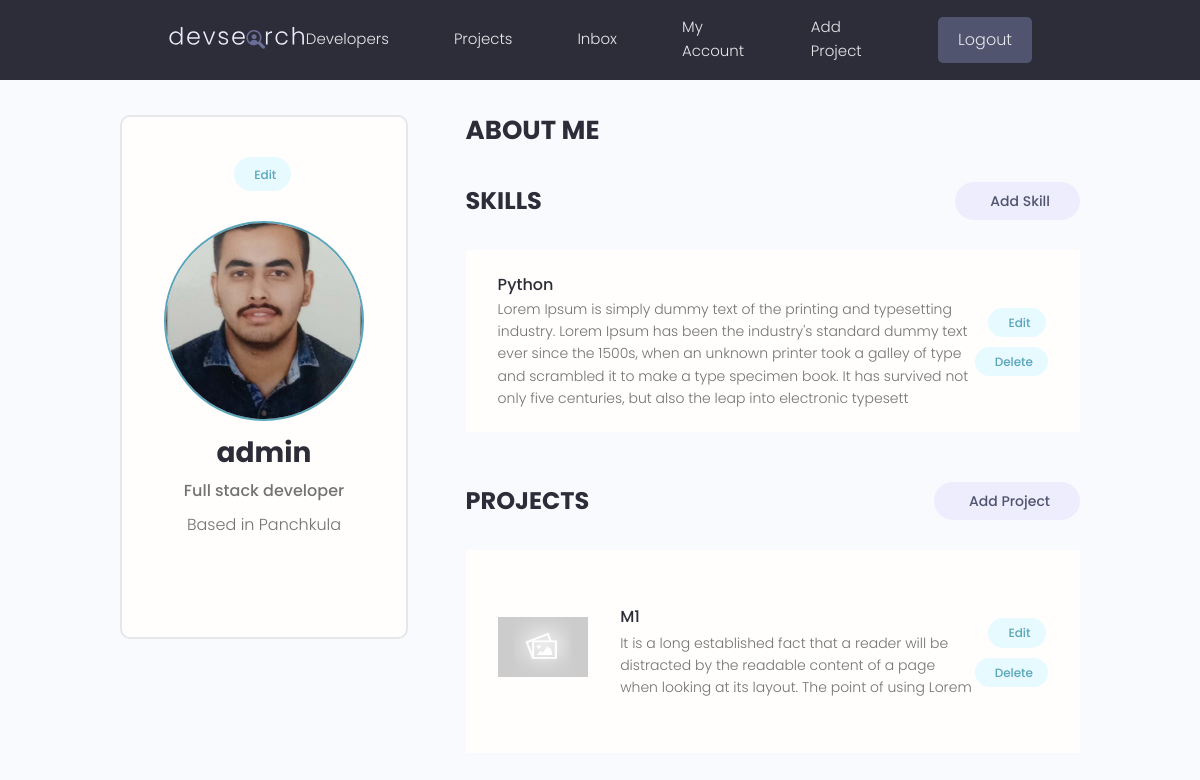
The app's page /users/account/ (signed in) with its own data.
### Accounts/models.py (models this page shows, shortened)
class Account(AbstractBaseUser,PermissionsMixin):
    email=models.EmailField(verbose_name='email',max_length=60,unique=True)
    name=models.CharField(max_length=30,unique=False)
    last_login=models.DateTimeField(verbose_name='last login' ,auto_now=True)
    is_admin=models.BooleanField(default=False)
    is_active=models.BooleanField(default=True)
    is_staff=models.BooleanField(default=False)
    is_superuser=models.BooleanField(default=False)
    email_confirmed=models.BooleanField(default=False)
    phone=PhoneNumberField(null=True,blank=True,unique=False,validators=[phone_regex])
    created= models.DateTimeField(verbose_name='created', auto_now_add=True)
    location = models.CharField(max_length=200, blank=True, null=True)
    short_intro = models.CharField(max_length=200, blank=True, null=True)
    bio = models.TextField(blank=True, null=True)
    profile_image = models.ImageField(
        null=True, blank=True, upload_to='profiles/', default="profiles/user-default.png")
    social_github = models.CharField(max_length=200, blank=True, null=True)
    social_twitter = models.CharField(max_length=200, blank=True, null=True)
    social_linkedin = models.CharField(max_length=200, blank=True, null=True)
    social_youtube = models.CharField(max_length=200, blank=True, null=True)
    social_website = models.CharField(max_length=200, blank=True, null=True)
    id = models.UUIDField(default=uuid.uuid4, unique=True,
                          primary_key=True, editable=False)
    objects=MyaccountManager()
    USERNAME_FIELD='email'
    REQUIRED_FIELDS=["name"]

class skill(models.Model):
    owner=models.ForeignKey(Account,null=True,blank=True,on_delete=models.CASCADE)
    name=models.TextField(max_length=30,unique=False)
    description=models.CharField(max_length=400, blank=True, null=True)
    created=models.DateTimeField(auto_now_add=True)
    id=models.UUIDField(default=uuid.uuid4,unique=True,primary_key=True,editable=False)

### projects/models.py (models this page shows, shortened)
class Project(models.Model):
    owner=models.ForeignKey(Account,null=True,blank=True,on_delete=models.SET_NULL)
    title = models.CharField(max_length=200)
    description = models.TextField(null=True, blank=True)
    featured_image = models.ImageField(
        null=True, blank=True, default="default.jpg")
    demo_link = models.CharField(max_length=2000, null=True, blank=True)
    source_link = models.CharField(max_length=2000, null=True, blank=True)
    tags = models.ManyToManyField('Tag', blank=True)                          #HERE "TAG " is used not Tag only as the other model defined is below it
    vote_total = models.IntegerField(default=0, null=True, blank=True)
    vote_ratio = models.IntegerField(default=0, null=True, blank=True)
    created = models.DateTimeField(auto_now_add=True)
    id = models.UUIDField(default=uuid.uuid4, unique=True,
                          primary_key=True, editable=False)
    def __str__(self):
        return self.title
    class Meta:
        ordering=['-vote_ratio','-vote_total','title']

### Accounts/views.py (the view)
# urls.py: path('account/', views.userAccount, name="account"),
@login_required
def userAccount(request):
    profile=request.user
    skills=profile.skill_set.all()
    projects=profile.project_set.all()
    print(projects)
    context={'profile':profile,'skills':skills,'projects':projects}
    return render(request,'accounts/account.html',context)

### Accounts/templates/accounts/account.html (shortened to what this page needs)
{% extends 'main.html' %}
{% block content %}
<main class="settingsPage profile my-md">
  <div class="container">
    <div class="layout">
      <div class="column column--1of3">
        <div class="card text-center">
          <div class="card__body dev">
            <a class="tag tag--pill tag--main settings__btn" href="{% url 'edit-account' %}">
              Edit</a>
            <img class="avatar avatar--xl dev__avatar" src="{{profile.profile_image.url}}" />
            <h2 class="dev__name">{{profile.name}}</h2>
            <p class="dev__title">{{profile.short_intro}}</p>
            <p class="dev__location">Based in {{profile.location}}</p>
          </div>
        </div>
      </div>
      <div class="column column--2of3">
        <div class="devInfo">
          <h3 class="devInfo__title">About Me</h3>
        </div>
        <div class="settings">
          <h3 class="settings__title">Skills</h3>
          <a class="tag tag--pill tag--sub settings__btn tag--lg" href="{% url 'create-skill' %}"> Add Skill</a>
        </div>
        <table class="settings__table">
          {% for skill in skills %}
          <tr>
            <td class="settings__tableInfo">
              <h4>{{skill.name}}</h4>
              <p>
                {{skill.description}}
              </p>
            </td>
            <td class="settings__tableActions">
              <a class="tag tag--pill tag--main settings__btn" href="{% url 'update-skill' skill.id %}"> Edit</a>
              <a class="tag tag--pill tag--main settings__btn" href="{% url 'delete-skill' skill.id %}">
                Delete</a>
            </td>
          </tr>
          {% endfor %}
        </table>
        <div class="settings">
          <h3 class="settings__title">Projects</h3>
          <a class="tag tag--pill tag--sub settings__btn tag--lg" href="{% url 'create-project' %}"> Add Project</a>
        </div>
        <table class="settings__table">
          {% for project in projects %}
          <tr>
            <td class="settings__thumbnail">
              <a href="{% url 'view-project' project.id %}"><img src="{{project.featured_image.url}}" alt="Project Thumbnail" /></a>
            </td>
            <td class="settings__tableInfo">
              <a href="{% url 'view-project' project.id %}">{{project.title}}</a>
              <p>{{project.description|slice:"150"}}</p>
            </td>
            <td class="settings__tableActions">
                <a class="tag tag--pill tag--main settings__btn" href="{% url 'update-project' project.id %}"> Edit</a>
                <a class="tag tag--pill tag--main settings__btn"
                  href="{% url 'delete-project'  project.id %}">
                  Delete</a>
              </td>
          </tr>
          {% endfor %}
        </table>
      </div>
    </div>
  </div>
</main>
{% endblock %}

### static/styles/app.css (style rules this page uses)
:root { --color-sub: #2d2d39; }
.card { border: 2px solid var(--color-light); }
img { width: 100%; }
.profile .card > .dev { padding: 4rem; }
.dev__avatar { display: block; margin: auto; }
.dev__name { color: var(--color-sub); font-size: 2.8rem; font-weight: 700; margin-top: 1rem; margin-bottom: 0.5rem; }
.dev__title { font-size: 1.6rem; font-weight: 500; line-height: 1.3; }
.dev__location { margin-top: 1rem; }
.devInfo { margin-bottom: 3rem; }
.devInfo__title, .devInfo__subtitle { font-size: 2.6rem; color: var(--color-sub); text-transform: uppercase; font-weight: 700; margin-bottom: 1.5rem; }
.settingsPage .dev > .settings__btn { display: inline-block; margin-bottom: 3rem; }
.settings { display: flex; justify-content: space-between; align-items: center; }
.settings__title { font-size: 2.4rem; text-transform: uppercase; font-weight: 700; color: var(--color-sub); }
.settings__table { margin-top: 3rem; margin-bottom: 5rem; padding: 0 3rem; background: var(--color-white); }
.settings__table tr { width: 100%; }
.settings__table tr > td { padding: 2rem 0; }
.settings__thumbnail { width: 23%; min-width: 10rem; }
.settings__thumbnail img { padding-right: 3rem; height: 15rem; object-fit: contain; }
.settings__tableInfo { width: 100%; }
.settings__tableInfo h4, .settings__tableInfo a { padding-right: 1rem; width: auto; font-size: 1.6rem; font-weight: 500; color: var(--color-sub); }
.settings__tableInfo p { font-size: 1.4rem; }
.settings__tableActions { text-align: right; }

### static/uikit/styles/modules/_variables.css (style rules this page uses)
:root { --color-main: #5aa5b9; --color-main-light: #e6faff; --color-sub: #3f4156; --color-sub-light: #51546e; --color-sub-lighter: #ededfd; --color-text: #737373; --color-gray: #8b8b8b; --color-light: #e5e7eb; --color-light-gray: #767676; --color-bg: #f8fafd; --color-white: #fffefd; --color-white-light: #f3f3f3; --color-success: #359e64; --color-success-bg: #def8e8; --color-error: #fc4b0b; --color-error-bg: #fff2ee; --font-base: 'Poppins', arial, helvetica, 'Segoe UI', roboto, ubuntu, sans-serif; --font-monospace: 'Fira Code', 'Courier New', courier, monospace; --font-regular: 300; --font-medium: 500; --font-bold: 700; --generic-shadow: 1px 1px 5px #00000010; --generic-transition: all 0.3s ease-in-out; }

### static/uikit/styles/modules/_base.css (style rules this page uses)
* { margin: 0; padding: 0; box-sizing: border-box; text-rendering: optimizeLegibility; color: inherit; font-size: inherit; }
html { font-size: 50%; }
@media only screen and (min-width: 480px) { html { font-size: 56.25%; } }
@media only screen and (min-width: 1200px) { html { font-size: 62.5%; } }
body { line-height: 1.6; font-weight: 400; font-size: 1.5rem; color: var(--color-text); background-color: var(--color-bg); min-height: 100vh; }

### static/uikit/styles/modules/_typography.css (style rules this page uses)
* { font-family: var(--font-base); }
h2 { font-size: 3.6rem; font-weight: var(--font-bold); }
h3 { font-size: 3.2rem; font-weight: var(--font-medium); }
h4 { font-size: 2.8rem; font-weight: var(--font-medium); }
p, span, strong { font-size: 1.6rem; color: var(--color-text); font-weight: var(--font-regular); }
a { padding-bottom: 2px; text-decoration: none; display: inline-block; color: var(--color-main); font-weight: var(--font-medium); }

### static/uikit/styles/modules/_utilities.css (style rules this page uses)
.container { width: 92%; max-width: 165rem; margin: 0 auto; box-sizing: border-box; }
@media screen and (min-width: 1000px) { .container { width: 90%; } }
@media screen and (min-width: 1200px) { .container { width: 80%; } }
.text-center { text-align: center; }
.my-md { margin: 3rem auto; }

### static/uikit/styles/modules/_avatar.css (style rules this page uses)
.avatar { border-radius: 50%; border: 2px solid var(--color-main); object-fit: cover; }
.avatar--xl { height: 20rem; width: 20rem; }

### static/uikit/styles/modules/_card.css (style rules this page uses)
.card { border-radius: 1rem; background-color: var(--color-white); border: 1.5px solid var(--color-light); width: auto; height: auto; margin-top: 0.5rem; margin-bottom: 0.5rem; overflow: hidden; }
.card__body, .card__header { padding: 2rem 2.5rem; }

### static/uikit/styles/modules/_tag.css (style rules this page uses)
.tag { display: inline-flex; align-items: center; background-color: var(--color-sub); height: -webkit-fit-content; height: -moz-fit-content; height: fit-content; width: -webkit-fit-content; width: -moz-fit-content; width: fit-content; border-radius: 0.5rem; padding: 0.5rem 1.5rem; font-size: 1.2rem; cursor: pointer; }
.tag:not(:last-child) { margin-right: 0.25rem; margin-bottom: 0.75rem; }
.tag--pill { border-radius: 5rem; }
.tag--main, .tag--main > small { background: var(--color-main-light); color: var(--color-main); font-weight: 500; }
.tag--sub, .tag--sub > small { background: var(--color-sub-lighter); color: var(--color-sub-light); font-weight: 500; }
.tag--lg { padding: 0.8rem 3rem; font-size: 1.4rem; }

### records on screen
Account: profile_image (picture), name "admin", short_intro "Full stack developer", location "Panchkula"
skill: name "Python", description "Lorem Ipsum is simply dummy text of the printing and typesetting industry. Lorem Ipsum has been the industry's standard dummy text ever since the 1500s, when an unknown printer took a galley of type and scrambled it to make a type specimen book. It has survived not only five centuries, but also the leap into electronic typesett"
Project: featured_image (placeholder picture), title "M1", description "It is a long established fact that a reader will be distracted by the readable content of a page when looking at its layout. The point of using Lorem"
